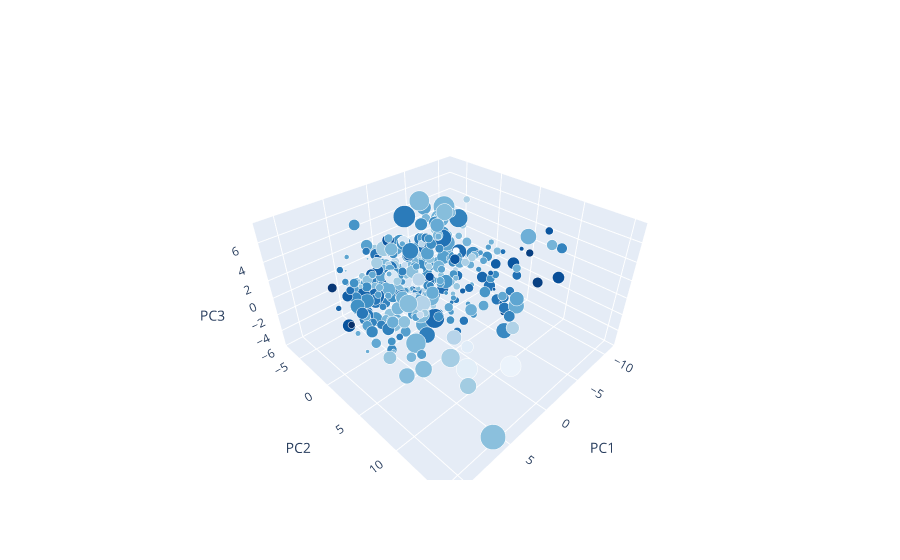

Write notebook code for a chart like this one.
### Markdown cell above
For the 5th Principle Component we intend to use size. However to do this we must first linearly shift all values to be greater than zero. Although some information is lost in this process, we carry on to see if there are any interesting observations that could be made.

### Code cell
tempPc5 = df['PC5'] + abs(df["PC5"].min()) + 1

markercolor = df['PC4']
markersize = tempPc5*1.5

fig1 = go.Scatter3d(x=df['PC1'],
                    y=df['PC2'],
                    z=df['PC3'],
                    marker=dict(size=markersize,
                                color=markercolor,
                                opacity=1,
                                reversescale=True,
                                colorscale='Blues',
                                ),
                    line=dict (width=0.02),
                    mode='markers')

mylayout = go.Layout(scene=dict(xaxis=dict( title="PC1"),
                                yaxis=dict( title="PC2"),
                                zaxis=dict(title="PC3")),)

fig = go.Figure(
    data=[fig1],
    layout=mylayout,
)
fig.show()

### Figure 1 — Plotly figure (JSON) as saved in the notebook; plotly's stock layout.template omitted (floating-point values rounded to 4 significant figures; data arrays with more than 128 entries replaced by an {"elided": "..."} marker saying what was removed)
{"data": [{"line": {"width": 0.02}, "marker": {"color": {"elided": "397 float values"}, "colorscale": [[0, "rgb(247,251,255)"], [0.125, "rgb(222,235,247)"], [0.25, "rgb(198,219,239)"], [0.375, "rgb(158,202,225)"], [0.5, "rgb(107,174,214)"], [0.625, "rgb(66,146,198)"], [0.75, "rgb(33,113,181)"], [0.875, "rgb(8,81,156)"], [1, "rgb(8,48,107)"]], "opacity": 1, "reversescale": true, "size": {"elided": "397 float values"}}, "mode": "markers", "type": "scatter3d", "x": {"elided": "397 float values"}, "y": {"elided": "397 float values"}, "z": {"elided": "397 float values"}}], "layout": {"scene": {"xaxis": {"title": {"text": "PC1"}}, "yaxis": {"title": {"text": "PC2"}}, "zaxis": {"title": {"text": "PC3"}}}}}
